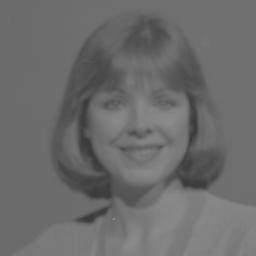
#> input picture Lab2/contrast.jpg, 256 x 256 px
$ python contrastStretching.py
#> lines starting #> are read from the running program, lines starting #| are printed output that depends on the picture; after the words box and inside, x2 and y2 are one past the last pixel; in counts of white or black regions, pixels touching at a corner belong together
import numpy as np
import cv2 as cv
from matplotlib import pyplot as plt
import matplotlib.cbook as cbook

class ConstS:
    def __init__(self,_img):
        self.a=0
        self.b=255
        self.img=_img
        self.c=0
        self.d=255

    def Formula(self,Fxy):
        return (((Fxy-self.c)*((self.b-self.a)/(self.d-self.c)))+self.a)%256

    def Stretch(self):
        rows,columns=self.img.shape
        newimg=[[] for i in range(rows)]
        for i in range(rows):
            for j in range(columns):
                pixel=0
                if(self.c < self.img[i,j] < self.d):
                    pixel=self.img[i,j]
                else:
                    pixel=((self.d-self.c)/2)+self.c
                newimg[i].append(self.Formula(pixel))
        return np.array(newimg)

    def CDlimit(self,l=0):
        self.hist,bins =np.histogram(self.img.flatten(),256,[0,256])

        self.c=np.min(self.img)
        self.d=np.max(self.img)

        rows,columns=self.img.shape
        l=((rows*columns)/100)*l

        i=self.c
        count=0
        while True:
            count=count+self.hist[i]
            if(count>int(l)):
                self.c=i
                break
            i=i+1
        i=self.d
        count=0
        while True:
            count=count+self.hist[i]
            if(count>=int(l)):
                self.d=i
                break
            i=i-1

def addOutlier(img,r,c):
    for i in range(r):
        for j in range(c):
            img[i,j]=1

img=cv.imread('contrast.jpg',0)
#> img is the input picture: shape (256, 256); min 56, max 139, mean 107.8

#ContrastStretching sin outlier
contrast=ConstS(img)
contrast.CDlimit()
#> in CDlimit, `self.hist,bins =np.histogram(self.img.flatten(),256,[0,256])`: self.hist = 256 values, max 11064 at index 108, min 0 at index 0, mean 256; bins = 257 values from 0 to 256
#> in CDlimit, `self.c=np.min(self.img)`: self.c = 56
#> in CDlimit, `self.d=np.max(self.img)`: self.d = 139
#> in CDlimit, `i=self.c`: i = 56
#> the loop in CDlimit, `while True:` made 1 pass
#> (count, self.c) on pass 1: (1, 56)
#> after the loop in CDlimit, `while True:`: count = 1; i = 56
#> in CDlimit, `i=self.d`: i = 139
#> the loop in CDlimit, `while True:` made 1 pass
#> (count, self.d) on pass 1: (8, 139)
#> after the loop in CDlimit, `while True:`: count = 8; i = 139
newimg=contrast.Stretch()
#> in Stretch, `return np.array(newimg)`:
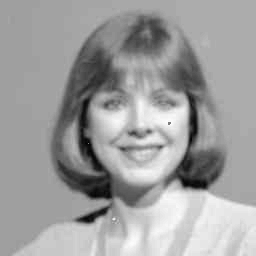
#> returned value: shape (256, 256) float64; min 3.07, max 251.9, mean 159.1

cv.imwrite('outimg.jpg',newimg)

#Agregando outlier a la imagen
addOutlier(img,30,30)
#> after the loop in addOutlier, `for i in range(r):`:
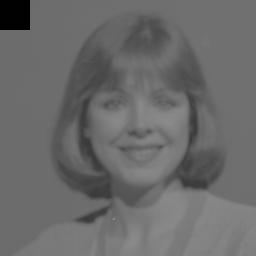
#> img: shape (256, 256); 1.37% of pixels changed, all inside (x1, y1, x2, y2) = (0, 0, 30, 30)
cv.imwrite('imgoutlier.jpg',img)

#Aplicando ContrastStretch con limites
contrast1=ConstS(img)
contrast1.CDlimit(15)
#> the loop in CDlimit (call 2), `while True:` made 89 passes
#> (count, self.c) on pass 89: (10161, 89)
#> count on passes 1 to 6: 900, 900, 900, 900, 900, 900
#> the loop in CDlimit (call 2), `while True:` made 17 passes
#> (count, self.d) on pass 17: (10015, 123)
#> (count, i) on passes 1 to 6: (8, 138), (37, 137), (146, 136), (432, 135), (841, 134), (1425, 133)
newimg1=contrast1.Stretch()
#> in Stretch (call 2), `return np.array(newimg)`:
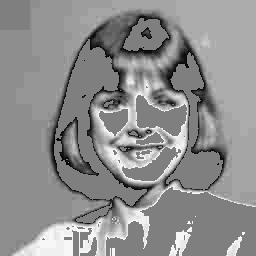
#> returned value: shape (256, 256) float64; min 7.5, max 247.5, mean 142.6

cv.imwrite('outimgoutlier.jpg',newimg1)
